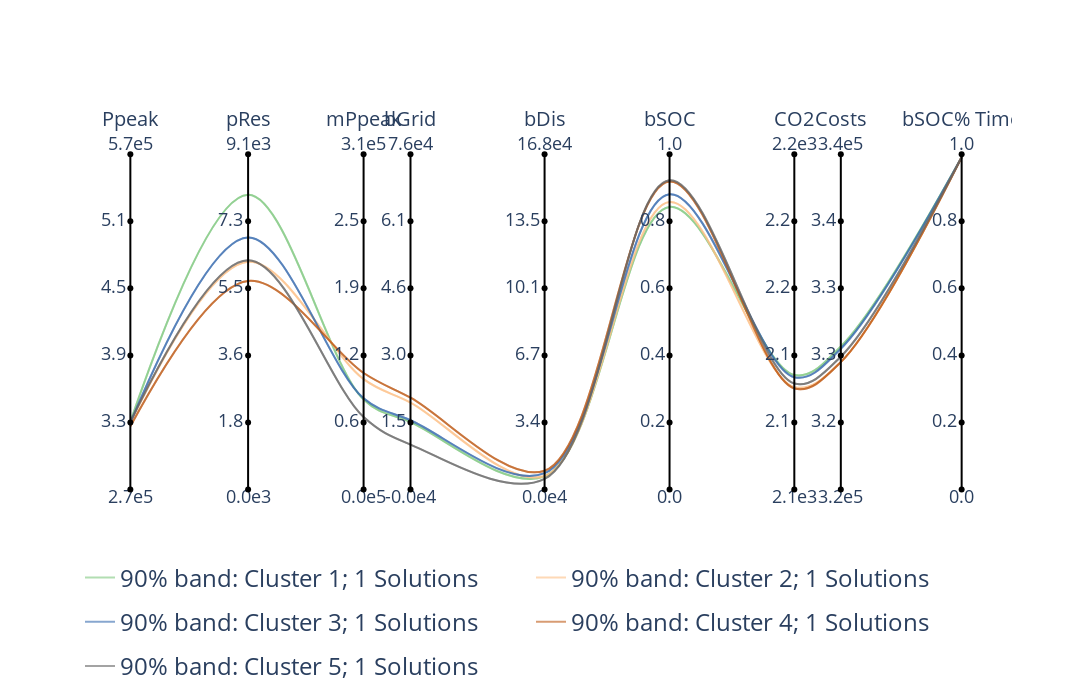

The notebook cell saved with this chart:
### Code cell
# Choose band 5. group by "bSOC"

band = 5

data_copy = data_copy.copy()
data_copy = data_copy[data_copy["cluster"]== band]


# Cluster into 8 groups
obj_to_cluster = "bSOC"
n_clusters = 5

data_copy["cluster"] = 1
for i in range(1, n_clusters):
    data_copy.loc[data_copy[obj_to_cluster] > data_copy[obj_to_cluster].quantile(i / n_clusters), "cluster"] = i+1

ordered_data, axis_dist, axis_signs = calculate_axes_positions(
        data_copy[objs],
        obj_order,
        corr,
        dist_parameter=0.521,
        distance_formula=1,
    )

#scales = pd.DataFrame([ordered_data.min(axis=0), ordered_data.max(axis=0)], index=["min", "max"])

fig = SCORE_bands(
    ordered_data,
    color_groups=data_copy["cluster"].tolist(),
    bands=True,
    quantile=0.05,
    axis_positions=axis_dist,
    solutions=False,
    scales=scales[ordered_data.columns],
)

fig.update_layout(
    width=1500,
    height=700,
)

### Figure 1 — Plotly figure (JSON) as saved in the notebook; plotly's stock layout.template omitted (floating-point values rounded to 4 significant figures)
{"data": [{"hovertext": "Cluster 1", "legendgroup": "90% band: Cluster 1", "line": {"color": "rgba(0.4980392156862745, 0.788235294117647, 0.4980392156862745, 0.6)", "shape": "spline"}, "mode": "lines", "name": "90% band: Cluster 1; 1 Solutions        ", "showlegend": true, "type": "scatter", "visible": true, "x": [0, 0.1416, 0.2806, 0.337, 0.4983, 0.6486, 0.7987, 0.8546, 1], "y": [0.2018, 0.8791, 0.2683, 0.201, 0.03942, 0.8429, 0.3416, 0.4267, 0.9912]}, {"fill": "tonexty", "fillcolor": "rgba(0.4980392156862745, 0.788235294117647, 0.4980392156862745, 0.6)", "hovertext": "Cluster 1", "legendgroup": "90% band: Cluster 1", "line": {"color": "rgba(0.4980392156862745, 0.788235294117647, 0.4980392156862745, 0.6)", "shape": "spline"}, "mode": "lines", "name": "Cluster 1", "showlegend": false, "type": "scatter", "visible": true, "x": [0, 0.1416, 0.2806, 0.337, 0.4983, 0.6486, 0.7987, 0.8546, 1], "y": [0.2018, 0.8791, 0.2683, 0.201, 0.03942, 0.8429, 0.3416, 0.4267, 0.9912]}, {"hovertext": "Cluster 2", "legendgroup": "90% band: Cluster 2", "line": {"color": "rgba(0.9921568627450981, 0.7529411764705882, 0.5254901960784314, 0.6)", "shape": "spline"}, "mode": "lines", "name": "90% band: Cluster 2; 1 Solutions        ", "showlegend": true, "type": "scatter", "visible": true, "x": [0, 0.1416, 0.2806, 0.337, 0.4983, 0.6486, 0.7987, 0.8546, 1], "y": [0.1996, 0.6794, 0.3293, 0.2595, 0.04042, 0.8578, 0.3055, 0.3807, 0.9926]}, {"fill": "tonexty", "fillcolor": "rgba(0.9921568627450981, 0.7529411764705882, 0.5254901960784314, 0.6)", "hovertext": "Cluster 2", "legendgroup": "90% band: Cluster 2", "line": {"color": "rgba(0.9921568627450981, 0.7529411764705882, 0.5254901960784314, 0.6)", "shape": "spline"}, "mode": "lines", "name": "Cluster 2", "showlegend": false, "type": "scatter", "visible": true, "x": [0, 0.1416, 0.2806, 0.337, 0.4983, 0.6486, 0.7987, 0.8546, 1], "y": [0.1996, 0.6794, 0.3293, 0.2595, 0.04042, 0.8578, 0.3055, 0.3807, 0.9926]}, {"hovertext": "Cluster 3", "legendgroup": "90% band: Cluster 3", "line": {"color": "rgba(0.2196078431372549, 0.4235294117647059, 0.6901960784313725, 0.6)", "shape": "spline"}, "mode": "lines", "name": "90% band: Cluster 3; 1 Solutions        ", "showlegend": true, "type": "scatter", "visible": true, "x": [0, 0.1416, 0.2806, 0.337, 0.4983, 0.6486, 0.7987, 0.8546, 1], "y": [0.1996, 0.752, 0.2721, 0.2067, 0.04887, 0.8806, 0.3351, 0.42, 0.9908]}, {"fill": "tonexty", "fillcolor": "rgba(0.2196078431372549, 0.4235294117647059, 0.6901960784313725, 0.6)", "hovertext": "Cluster 3", "legendgroup": "90% band: Cluster 3", "line": {"color": "rgba(0.2196078431372549, 0.4235294117647059, 0.6901960784313725, 0.6)", "shape": "spline"}, "mode": "lines", "name": "Cluster 3", "showlegend": false, "type": "scatter", "visible": true, "x": [0, 0.1416, 0.2806, 0.337, 0.4983, 0.6486, 0.7987, 0.8546, 1], "y": [0.1996, 0.752, 0.2721, 0.2067, 0.04887, 0.8806, 0.3351, 0.42, 0.9908]}, {"hovertext": "Cluster 4", "legendgroup": "90% band: Cluster 4", "line": {"color": "rgba(0.7490196078431373, 0.3568627450980392, 0.09019607843137253, 0.6)", "shape": "spline"}, "mode": "lines", "name": "90% band: Cluster 4; 1 Solutions        ", "showlegend": true, "type": "scatter", "visible": true, "x": [0, 0.1416, 0.2806, 0.337, 0.4983, 0.6486, 0.7987, 0.8546, 1], "y": [0.1885, 0.622, 0.3476, 0.274, 0.05614, 0.9188, 0.3015, 0.3799, 0.9905]}, {"fill": "tonexty", "fillcolor": "rgba(0.7490196078431373, 0.3568627450980392, 0.09019607843137253, 0.6)", "hovertext": "Cluster 4", "legendgroup": "90% band: Cluster 4", "line": {"color": "rgba(0.7490196078431373, 0.3568627450980392, 0.09019607843137253, 0.6)", "shape": "spline"}, "mode": "lines", "name": "Cluster 4", "showlegend": false, "type": "scatter", "visible": true, "x": [0, 0.1416, 0.2806, 0.337, 0.4983, 0.6486, 0.7987, 0.8546, 1], "y": [0.1885, 0.622, 0.3476, 0.274, 0.05614, 0.9188, 0.3015, 0.3799, 0.9905]}, {"hovertext": "Cluster 5", "legendgroup": "90% band: Cluster 5", "line": {"color": "rgba(0.4, 0.4, 0.4, 0.6)", "shape": "spline"}, "mode": "lines", "name": "90% band: Cluster 5; 1 Solutions        ", "showlegend": true, "type": "scatter", "visible": true, "x": [0, 0.1416, 0.2806, 0.337, 0.4983, 0.6486, 0.7987, 0.8546, 1], "y": [0.2018, 0.6838, 0.216, 0.134, 0.03175, 0.9223, 0.3165, 0.3963, 0.9908]}, {"fill": "tonexty", "fillcolor": "rgba(0.4, 0.4, 0.4, 0.6)", "hovertext": "Cluster 5", "legendgroup": "90% band: Cluster 5", "line": {"color": "rgba(0.4, 0.4, 0.4, 0.6)", "shape": "spline"}, "mode": "lines", "name": "Cluster 5", "showlegend": false, "type": "scatter", "visible": true, "x": [0, 0.1416, 0.2806, 0.337, 0.4983, 0.6486, 0.7987, 0.8546, 1], "y": [0.2018, 0.6838, 0.216, 0.134, 0.03175, 0.9223, 0.3165, 0.3963, 0.9908]}, {"line": {"color": "black"}, "mode": "text", "showlegend": false, "text": ["2.7e5"], "textposition": "bottom center", "type": "scatter", "x": [0], "y": [0]}, {"line": {"color": "black"}, "mode": "text", "showlegend": false, "text": ["5.7e5"], "textposition": "top center", "type": "scatter", "x": [0], "y": [1]}, {"line": {"color": "black"}, "mode": "markers+lines+text", "showlegend": false, "text": ["", "3.3", "3.9", "4.5", "5.1", ""], "textposition": "middle left", "type": "scatter", "x": [0, 0, 0, 0, 0, 0], "y": [0, 0.2, 0.4, 0.6, 0.8, 1]}, {"mode": "text", "showlegend": false, "text": "Ppeak", "textfont": {"size": 20}, "type": "scatter", "x": [0], "y": [1.1]}, {"line": {"color": "black"}, "mode": "text", "showlegend": false, "text": ["0.0e3"], "textposition": "bottom center", "type": "scatter", "x": [0.1416], "y": [0]}, {"line": {"color": "black"}, "mode": "text", "showlegend": false, "text": ["9.1e3"], "textposition": "top center", "type": "scatter", "x": [0.1416], "y": [1]}, {"line": {"color": "black"}, "mode": "markers+lines+text", "showlegend": false, "text": ["", "1.8", "3.6", "5.5", "7.3", ""], "textposition": "middle left", "type": "scatter", "x": [0.1416, 0.1416, 0.1416, 0.1416, 0.1416, 0.1416], "y": [0, 0.2, 0.4, 0.6, 0.8, 1]}, {"mode": "text", "showlegend": false, "text": "pRes", "textfont": {"size": 20}, "type": "scatter", "x": [0.1416], "y": [1.1]}, {"line": {"color": "black"}, "mode": "text", "showlegend": false, "text": ["0.0e5"], "textposition": "bottom center", "type": "scatter", "x": [0.2806], "y": [0]}, {"line": {"color": "black"}, "mode": "text", "showlegend": false, "text": ["3.1e5"], "textposition": "top center", "type": "scatter", "x": [0.2806], "y": [1]}, {"line": {"color": "black"}, "mode": "markers+lines+text", "showlegend": false, "text": ["", "0.6", "1.2", "1.9", "2.5", ""], "textposition": "middle left", "type": "scatter", "x": [0.2806, 0.2806, 0.2806, 0.2806, 0.2806, 0.2806], "y": [0, 0.2, 0.4, 0.6, 0.8, 1]}, {"mode": "text", "showlegend": false, "text": "mPpeak", "textfont": {"size": 20}, "type": "scatter", "x": [0.2806], "y": [1.1]}, {"line": {"color": "black"}, "mode": "text", "showlegend": false, "text": ["-0.0e4"], "textposition": "bottom center", "type": "scatter", "x": [0.337], "y": [0]}, {"line": {"color": "black"}, "mode": "text", "showlegend": false, "text": ["7.6e4"], "textposition": "top center", "type": "scatter", "x": [0.337], "y": [1]}, {"line": {"color": "black"}, "mode": "markers+lines+text", "showlegend": false, "text": ["", "1.5", "3.0", "4.6", "6.1", ""], "textposition": "middle left", "type": "scatter", "x": [0.337, 0.337, 0.337, 0.337, 0.337, 0.337], "y": [0, 0.2, 0.4, 0.6, 0.8, 1]}, {"mode": "text", "showlegend": false, "text": "bGrid", "textfont": {"size": 20}, "type": "scatter", "x": [0.337], "y": [1.1]}, {"line": {"color": "black"}, "mode": "text", "showlegend": false, "text": ["0.0e4"], "textposition": "bottom center", "type": "scatter", "x": [0.4983], "y": [0]}, {"line": {"color": "black"}, "mode": "text", "showlegend": false, "text": ["16.8e4"], "textposition": "top center", "type": "scatter", "x": [0.4983], "y": [1]}, {"line": {"color": "black"}, "mode": "markers+lines+text", "showlegend": false, "text": ["", "3.4", "6.7", "10.1", "13.5", ""], "textposition": "middle left", "type": "scatter", "x": [0.4983, 0.4983, 0.4983, 0.4983, 0.4983, 0.4983], "y": [0, 0.2, 0.4, 0.6, 0.8, 1]}, {"mode": "text", "showlegend": false, "text": "bDis", "textfont": {"size": 20}, "type": "scatter", "x": [0.4983], "y": [1.1]}, {"line": {"color": "black"}, "mode": "text", "showlegend": false, "text": ["0.0"], "textposition": "bottom center", "type": "scatter", "x": [0.6486], "y": [0]}, {"line": {"color": "black"}, "mode": "text", "showlegend": false, "text": ["1.0"], "textposition": "top center", "type": "scatter", "x": [0.6486], "y": [1]}, {"line": {"color": "black"}, "mode": "markers+lines+text", "showlegend": false, "text": ["", "0.2", "0.4", "0.6", "0.8", ""], "textposition": "middle left", "type": "scatter", "x": [0.6486, 0.6486, 0.6486, 0.6486, 0.6486, 0.6486], "y": [0, 0.2, 0.4, 0.6, 0.8, 1]}, {"mode": "text", "showlegend": false, "text": "bSOC", "textfont": {"size": 20}, "type": "scatter", "x": [0.6486], "y": [1.1]}, {"line": {"color": "black"}, "mode": "text", "showlegend": false, "text": ["2.1e3"], "textposition": "bottom center", "type": "scatter", "x": [0.7987], "y": [0]}, {"line": {"color": "black"}, "mode": "text", "showlegend": false, "text": ["2.2e3"], "textposition": "top center", "type": "scatter", "x": [0.7987], "y": [1]}, {"line": {"color": "black"}, "mode": "markers+lines+text", "showlegend": false, "text": ["", "2.1", "2.1", "2.2", "2.2", ""], "textposition": "middle left", "type": "scatter", "x": [0.7987, 0.7987, 0.7987, 0.7987, 0.7987, 0.7987], "y": [0, 0.2, 0.4, 0.6, 0.8, 1]}, {"mode": "text", "showlegend": false, "text": "CO2", "textfont": {"size": 20}, "type": "scatter", "x": [0.7987], "y": [1.1]}, {"line": {"color": "black"}, "mode": "text", "showlegend": false, "text": ["3.2e5"], "textposition": "bottom center", "type": "scatter", "x": [0.8546], "y": [0]}, {"line": {"color": "black"}, "mode": "text", "showlegend": false, "text": ["3.4e5"], "textposition": "top center", "type": "scatter", "x": [0.8546], "y": [1]}, {"line": {"color": "black"}, "mode": "markers+lines+text", "showlegend": false, "text": ["", "3.2", "3.3", "3.3", "3.4", ""], "textposition": "middle left", "type": "scatter", "x": [0.8546, 0.8546, 0.8546, 0.8546, 0.8546, 0.8546], "y": [0, 0.2, 0.4, 0.6, 0.8, 1]}, {"mode": "text", "showlegend": false, "text": "Costs", "textfont": {"size": 20}, "type": "scatter", "x": [0.8546], "y": [1.1]}, {"line": {"color": "black"}, "mode": "text", "showlegend": false, "text": ["0.0"], "textposition": "bottom center", "type": "scatter", "x": [1], "y": [0]}, {"line": {"color": "black"}, "mode": "text", "showlegend": false, "text": ["1.0"], "textposition": "top center", "type": "scatter", "x": [1], "y": [1]}, {"line": {"color": "black"}, "mode": "markers+lines+text", "showlegend": false, "text": ["", "0.2", "0.4", "0.6", "0.8", ""], "textposition": "middle left", "type": "scatter", "x": [1, 1, 1, 1, 1, 1], "y": [0, 0.2, 0.4, 0.6, 0.8, 1]}, {"mode": "text", "showlegend": false, "text": "bSOC% Time", "textfont": {"size": 20}, "type": "scatter", "x": [1], "y": [1.1]}], "layout": {"font": {"size": 18}, "height": 700, "legend": {"font": {"size": 24}, "orientation": "h", "yanchor": "top"}, "plot_bgcolor": "rgba(0,0,0,0)", "width": 1500, "xaxis": {"showgrid": false, "showticklabels": false, "zeroline": false}, "yaxis": {"showgrid": false, "showticklabels": false, "zeroline": false}}}
